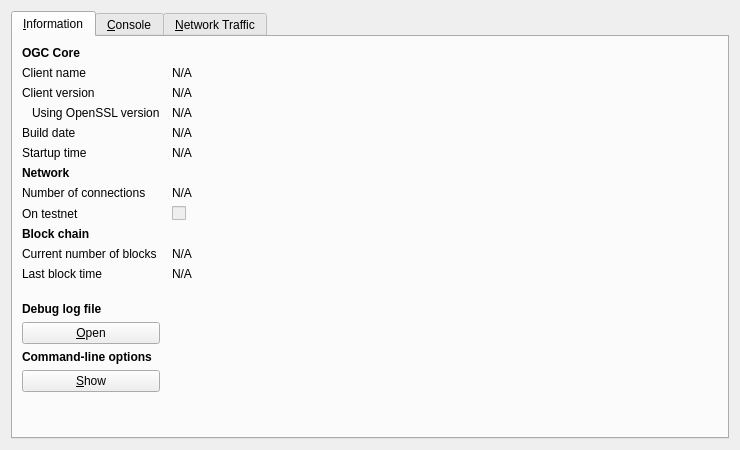
<?xml version="1.0" encoding="UTF-8"?>
<ui version="4.0">
 <class>RPCConsole</class>
 <widget class="QDialog" name="RPCConsole">
  <property name="geometry">
   <rect>
    <x>0</x>
    <y>0</y>
    <width>740</width>
    <height>450</height>
   </rect>
  </property>
  <property name="windowTitle">
   <string>OGC - Debug window</string>
  </property>
  <layout class="QVBoxLayout" name="verticalLayout_2">
   <item>
    <widget class="QTabWidget" name="tabWidget">
     <property name="currentIndex">
      <number>0</number>
     </property>
     <widget class="QWidget" name="tab_info">
      <attribute name="title">
       <string>&amp;Information</string>
      </attribute>
      <layout class="QGridLayout" name="gridLayout" columnstretch="0,1">
       <property name="horizontalSpacing">
        <number>12</number>
       </property>
       <item row="0" column="0">
        <widget class="QLabel" name="label_9">
         <property name="font">
          <font>
           <weight>75</weight>
           <bold>true</bold>
          </font>
         </property>
         <property name="text">
          <string>OGC Core</string>
         </property>
        </widget>
       </item>
       <item row="1" column="0">
        <widget class="QLabel" name="label_5">
         <property name="text">
          <string>Client name</string>
         </property>
        </widget>
       </item>
       <item row="1" column="1">
        <widget class="QLabel" name="clientName">
         <property name="cursor">
          <cursorShape>IBeamCursor</cursorShape>
         </property>
         <property name="text">
          <string>N/A</string>
         </property>
         <property name="textFormat">
          <enum>Qt::PlainText</enum>
         </property>
         <property name="textInteractionFlags">
          <set>Qt::LinksAccessibleByMouse|Qt::TextSelectableByKeyboard|Qt::TextSelectableByMouse</set>
         </property>
        </widget>
       </item>
       <item row="2" column="0">
        <widget class="QLabel" name="label_6">
         <property name="text">
          <string>Client version</string>
         </property>
        </widget>
       </item>
       <item row="2" column="1">
        <widget class="QLabel" name="clientVersion">
         <property name="cursor">
          <cursorShape>IBeamCursor</cursorShape>
         </property>
         <property name="text">
          <string>N/A</string>
         </property>
         <property name="textFormat">
          <enum>Qt::PlainText</enum>
         </property>
         <property name="textInteractionFlags">
          <set>Qt::LinksAccessibleByMouse|Qt::TextSelectableByKeyboard|Qt::TextSelectableByMouse</set>
         </property>
        </widget>
       </item>
       <item row="3" column="0">
        <widget class="QLabel" name="label_14">
         <property name="text">
          <string>Using OpenSSL version</string>
         </property>
         <property name="indent">
          <number>10</number>
         </property>
        </widget>
       </item>
       <item row="3" column="1">
        <widget class="QLabel" name="openSSLVersion">
         <property name="cursor">
          <cursorShape>IBeamCursor</cursorShape>
         </property>
         <property name="text">
          <string>N/A</string>
         </property>
         <property name="textFormat">
          <enum>Qt::PlainText</enum>
         </property>
         <property name="textInteractionFlags">
          <set>Qt::LinksAccessibleByMouse|Qt::TextSelectableByKeyboard|Qt::TextSelectableByMouse</set>
         </property>
        </widget>
       </item>
       <item row="4" column="0">
        <widget class="QLabel" name="label_12">
         <property name="text">
          <string>Build date</string>
         </property>
        </widget>
       </item>
       <item row="4" column="1">
        <widget class="QLabel" name="buildDate">
         <property name="cursor">
          <cursorShape>IBeamCursor</cursorShape>
         </property>
         <property name="text">
          <string>N/A</string>
         </property>
         <property name="textFormat">
          <enum>Qt::PlainText</enum>
         </property>
         <property name="textInteractionFlags">
          <set>Qt::LinksAccessibleByMouse|Qt::TextSelectableByKeyboard|Qt::TextSelectableByMouse</set>
         </property>
        </widget>
       </item>
       <item row="5" column="0">
        <widget class="QLabel" name="label_13">
         <property name="text">
          <string>Startup time</string>
         </property>
        </widget>
       </item>
       <item row="5" column="1">
        <widget class="QLabel" name="startupTime">
         <property name="cursor">
          <cursorShape>IBeamCursor</cursorShape>
         </property>
         <property name="text">
          <string>N/A</string>
         </property>
         <property name="textFormat">
          <enum>Qt::PlainText</enum>
         </property>
         <property name="textInteractionFlags">
          <set>Qt::LinksAccessibleByMouse|Qt::TextSelectableByKeyboard|Qt::TextSelectableByMouse</set>
         </property>
        </widget>
       </item>
       <item row="6" column="0">
        <widget class="QLabel" name="label_11">
         <property name="font">
          <font>
           <weight>75</weight>
           <bold>true</bold>
          </font>
         </property>
         <property name="text">
          <string>Network</string>
         </property>
        </widget>
       </item>
       <item row="7" column="0">
        <widget class="QLabel" name="label_7">
         <property name="text">
          <string>Number of connections</string>
         </property>
        </widget>
       </item>
       <item row="7" column="1">
        <widget class="QLabel" name="numberOfConnections">
         <property name="cursor">
          <cursorShape>IBeamCursor</cursorShape>
         </property>
         <property name="text">
          <string>N/A</string>
         </property>
         <property name="textFormat">
          <enum>Qt::PlainText</enum>
         </property>
         <property name="textInteractionFlags">
          <set>Qt::LinksAccessibleByMouse|Qt::TextSelectableByKeyboard|Qt::TextSelectableByMouse</set>
         </property>
        </widget>
       </item>
       <item row="8" column="0">
        <widget class="QLabel" name="label_8">
         <property name="text">
          <string>On testnet</string>
         </property>
        </widget>
       </item>
       <item row="8" column="1">
        <widget class="QCheckBox" name="isTestNet">
         <property name="enabled">
          <bool>false</bool>
         </property>
         <property name="text">
          <string/>
         </property>
        </widget>
       </item>
       <item row="9" column="0">
        <widget class="QLabel" name="label_10">
         <property name="font">
          <font>
           <weight>75</weight>
           <bold>true</bold>
          </font>
         </property>
         <property name="text">
          <string>Block chain</string>
         </property>
        </widget>
       </item>
       <item row="10" column="0">
        <widget class="QLabel" name="label_3">
         <property name="text">
          <string>Current number of blocks</string>
         </property>
        </widget>
       </item>
       <item row="10" column="1">
        <widget class="QLabel" name="numberOfBlocks">
         <property name="cursor">
          <cursorShape>IBeamCursor</cursorShape>
         </property>
         <property name="text">
          <string>N/A</string>
         </property>
         <property name="textFormat">
          <enum>Qt::PlainText</enum>
         </property>
         <property name="textInteractionFlags">
          <set>Qt::LinksAccessibleByMouse|Qt::TextSelectableByKeyboard|Qt::TextSelectableByMouse</set>
         </property>
        </widget>
       </item>
       <item row="11" column="0">
        <widget class="QLabel" name="label_2">
         <property name="text">
          <string>Last block time</string>
         </property>
        </widget>
       </item>
       <item row="11" column="1">
        <widget class="QLabel" name="lastBlockTime">
         <property name="cursor">
          <cursorShape>IBeamCursor</cursorShape>
         </property>
         <property name="text">
          <string>N/A</string>
         </property>
         <property name="textFormat">
          <enum>Qt::PlainText</enum>
         </property>
         <property name="textInteractionFlags">
          <set>Qt::LinksAccessibleByMouse|Qt::TextSelectableByKeyboard|Qt::TextSelectableByMouse</set>
         </property>
        </widget>
       </item>
       <item row="12" column="0">
        <spacer name="verticalSpacer_2">
         <property name="orientation">
          <enum>Qt::Vertical</enum>
         </property>
         <property name="sizeHint" stdset="0">
          <size>
           <width>20</width>
           <height>20</height>
          </size>
         </property>
        </spacer>
       </item>
       <item row="13" column="0">
        <widget class="QLabel" name="labelDebugLogfile">
         <property name="font">
          <font>
           <weight>75</weight>
           <bold>true</bold>
          </font>
         </property>
         <property name="text">
          <string>Debug log file</string>
         </property>
        </widget>
       </item>
       <item row="14" column="0">
        <widget class="QPushButton" name="openDebugLogfileButton">
         <property name="toolTip">
          <string>Open the OGC debug log file from the current data directory. This can take a few seconds for large log files.</string>
         </property>
         <property name="text">
          <string>&amp;Open</string>
         </property>
         <property name="autoDefault">
          <bool>false</bool>
         </property>
        </widget>
       </item>
       <item row="15" column="0">
        <widget class="QLabel" name="labelCLOptions">
         <property name="font">
          <font>
           <weight>75</weight>
           <bold>true</bold>
          </font>
         </property>
         <property name="text">
          <string>Command-line options</string>
         </property>
        </widget>
       </item>
       <item row="16" column="0">
        <widget class="QPushButton" name="showCLOptionsButton">
         <property name="toolTip">
          <string>Show the OGC help message to get a list with possible OGC command-line options.</string>
         </property>
         <property name="text">
          <string>&amp;Show</string>
         </property>
         <property name="autoDefault">
          <bool>false</bool>
         </property>
        </widget>
       </item>
       <item row="17" column="0">
        <spacer name="verticalSpacer">
         <property name="orientation">
          <enum>Qt::Vertical</enum>
         </property>
         <property name="sizeHint" stdset="0">
          <size>
           <width>20</width>
           <height>40</height>
          </size>
         </property>
        </spacer>
       </item>
      </layout>
     </widget>
     <widget class="QWidget" name="tab_console">
      <attribute name="title">
       <string>&amp;Console</string>
      </attribute>
      <layout class="QVBoxLayout" name="verticalLayout_3">
       <property name="spacing">
        <number>3</number>
       </property>
       <item>
        <widget class="QTextEdit" name="messagesWidget">
         <property name="minimumSize">
          <size>
           <width>0</width>
           <height>100</height>
          </size>
         </property>
         <property name="readOnly">
          <bool>true</bool>
         </property>
         <property name="tabKeyNavigation" stdset="0">
          <bool>false</bool>
         </property>
         <property name="columnCount" stdset="0">
          <number>2</number>
         </property>
        </widget>
       </item>
       <item>
        <layout class="QHBoxLayout" name="horizontalLayout">
         <property name="spacing">
          <number>3</number>
         </property>
         <item>
          <widget class="QLabel" name="label">
           <property name="text">
            <string notr="true">&gt;</string>
           </property>
          </widget>
         </item>
         <item>
          <widget class="QLineEdit" name="lineEdit"/>
         </item>
         <item>
          <widget class="QPushButton" name="clearButton">
           <property name="maximumSize">
            <size>
             <width>24</width>
             <height>24</height>
            </size>
           </property>
           <property name="toolTip">
            <string>Clear console</string>
           </property>
           <property name="text">
            <string/>
           </property>
           <property name="icon">
            <iconset resource="../bitcoin.qrc">
             <normaloff>:/icons/remove</normaloff>:/icons/remove</iconset>
           </property>
           <property name="shortcut">
            <string notr="true">Ctrl+L</string>
           </property>
           <property name="autoDefault">
            <bool>false</bool>
           </property>
          </widget>
         </item>
        </layout>
       </item>
      </layout>
     </widget>
     <widget class="QWidget" name="tab">
      <attribute name="title">
       <string>&amp;Network Traffic</string>
      </attribute>
      <layout class="QHBoxLayout" name="horizontalLayout_3">
       <item>
        <layout class="QVBoxLayout" name="verticalLayout_4">
         <item>
          <widget class="TrafficGraphWidget" name="trafficGraph" native="true">
           <property name="sizePolicy">
            <sizepolicy hsizetype="Expanding" vsizetype="Expanding">
             <horstretch>0</horstretch>
             <verstretch>0</verstretch>
            </sizepolicy>
           </property>
          </widget>
         </item>
         <item>
          <layout class="QHBoxLayout" name="horizontalLayout_2">
           <item>
            <widget class="QSlider" name="sldGraphRange">
             <property name="minimum">
              <number>1</number>
             </property>
             <property name="maximum">
              <number>288</number>
             </property>
             <property name="pageStep">
              <number>12</number>
             </property>
             <property name="value">
              <number>6</number>
             </property>
             <property name="orientation">
              <enum>Qt::Horizontal</enum>
             </property>
            </widget>
           </item>
           <item>
            <widget class="QLabel" name="lblGraphRange">
             <property name="minimumSize">
              <size>
               <width>100</width>
               <height>0</height>
              </size>
             </property>
             <property name="alignment">
              <set>Qt::AlignCenter</set>
             </property>
            </widget>
           </item>
           <item>
            <widget class="QPushButton" name="btnClearTrafficGraph">
             <property name="text">
              <string>&amp;Clear</string>
             </property>
            </widget>
           </item>
          </layout>
         </item>
        </layout>
       </item>
       <item>
        <layout class="QVBoxLayout" name="verticalLayout">
         <item>
          <widget class="QGroupBox" name="groupBox">
           <property name="title">
            <string>Totals</string>
           </property>
           <layout class="QVBoxLayout" name="verticalLayout_5">
            <item>
             <layout class="QHBoxLayout" name="horizontalLayout_4">
              <item>
               <widget class="Line" name="line">
                <property name="sizePolicy">
                 <sizepolicy hsizetype="Fixed" vsizetype="Fixed">
                  <horstretch>0</horstretch>
                  <verstretch>0</verstretch>
                 </sizepolicy>
                </property>
                <property name="minimumSize">
                 <size>
                  <width>10</width>
                  <height>0</height>
                 </size>
                </property>
                <property name="palette">
                 <palette>
                  <active>
                   <colorrole role="Light">
                    <brush brushstyle="SolidPattern">
                     <color alpha="255">
                      <red>0</red>
                      <green>255</green>
                      <blue>0</blue>
                     </color>
                    </brush>
                   </colorrole>
                  </active>
                  <inactive>
                   <colorrole role="Light">
                    <brush brushstyle="SolidPattern">
                     <color alpha="255">
                      <red>0</red>
                      <green>255</green>
                      <blue>0</blue>
                     </color>
                    </brush>
                   </colorrole>
                  </inactive>
                  <disabled>
                   <colorrole role="Light">
                    <brush brushstyle="SolidPattern">
                     <color alpha="255">
                      <red>0</red>
                      <green>255</green>
                      <blue>0</blue>
                     </color>
                    </brush>
                   </colorrole>
                  </disabled>
                 </palette>
                </property>
                <property name="orientation">
                 <enum>Qt::Horizontal</enum>
                </property>
               </widget>
              </item>
              <item>
               <widget class="QLabel" name="label_16">
                <property name="text">
                 <string>In:</string>
                </property>
               </widget>
              </item>
              <item>
               <widget class="QLabel" name="lblBytesIn">
                <property name="minimumSize">
                 <size>
                  <width>50</width>
                  <height>0</height>
                 </size>
                </property>
                <property name="alignment">
                 <set>Qt::AlignRight|Qt::AlignTrailing|Qt::AlignVCenter</set>
                </property>
               </widget>
              </item>
             </layout>
            </item>
            <item>
             <layout class="QHBoxLayout" name="horizontalLayout_5">
              <item>
               <widget class="Line" name="line_2">
                <property name="sizePolicy">
                 <sizepolicy hsizetype="Fixed" vsizetype="Fixed">
                  <horstretch>0</horstretch>
                  <verstretch>0</verstretch>
                 </sizepolicy>
                </property>
                <property name="minimumSize">
                 <size>
                  <width>10</width>
                  <height>0</height>
                 </size>
                </property>
                <property name="palette">
                 <palette>
                  <active>
                   <colorrole role="Light">
                    <brush brushstyle="SolidPattern">
                     <color alpha="255">
                      <red>255</red>
                      <green>0</green>
                      <blue>0</blue>
                     </color>
                    </brush>
                   </colorrole>
                  </active>
                  <inactive>
                   <colorrole role="Light">
                    <brush brushstyle="SolidPattern">
                     <color alpha="255">
                      <red>255</red>
                      <green>0</green>
                      <blue>0</blue>
                     </color>
                    </brush>
                   </colorrole>
                  </inactive>
                  <disabled>
                   <colorrole role="Light">
                    <brush brushstyle="SolidPattern">
                     <color alpha="255">
                      <red>255</red>
                      <green>0</green>
                      <blue>0</blue>
                     </color>
                    </brush>
                   </colorrole>
                  </disabled>
                 </palette>
                </property>
                <property name="orientation">
                 <enum>Qt::Horizontal</enum>
                </property>
               </widget>
              </item>
              <item>
               <widget class="QLabel" name="label_17">
                <property name="text">
                 <string>Out:</string>
                </property>
               </widget>
              </item>
              <item>
               <widget class="QLabel" name="lblBytesOut">
                <property name="minimumSize">
                 <size>
                  <width>50</width>
                  <height>0</height>
                 </size>
                </property>
                <property name="alignment">
                 <set>Qt::AlignRight|Qt::AlignTrailing|Qt::AlignVCenter</set>
                </property>
               </widget>
              </item>
             </layout>
            </item>
            <item>
             <spacer name="verticalSpacer_4">
              <property name="orientation">
               <enum>Qt::Vertical</enum>
              </property>
              <property name="sizeHint" stdset="0">
               <size>
                <width>20</width>
                <height>407</height>
               </size>
              </property>
             </spacer>
            </item>
           </layout>
          </widget>
         </item>
        </layout>
       </item>
      </layout>
     </widget>
    </widget>
   </item>
  </layout>
 </widget>
 <customwidgets>
  <customwidget>
   <class>TrafficGraphWidget</class>
   <extends>QWidget</extends>
   <header>trafficgraphwidget.h</header>
   <container>1</container>
   <slots>
    <slot>clear()</slot>
   </slots>
  </customwidget>
 </customwidgets>
 <resources>
  <include location="../bitcoin.qrc"/>
 </resources>
 <connections/>
</ui>
